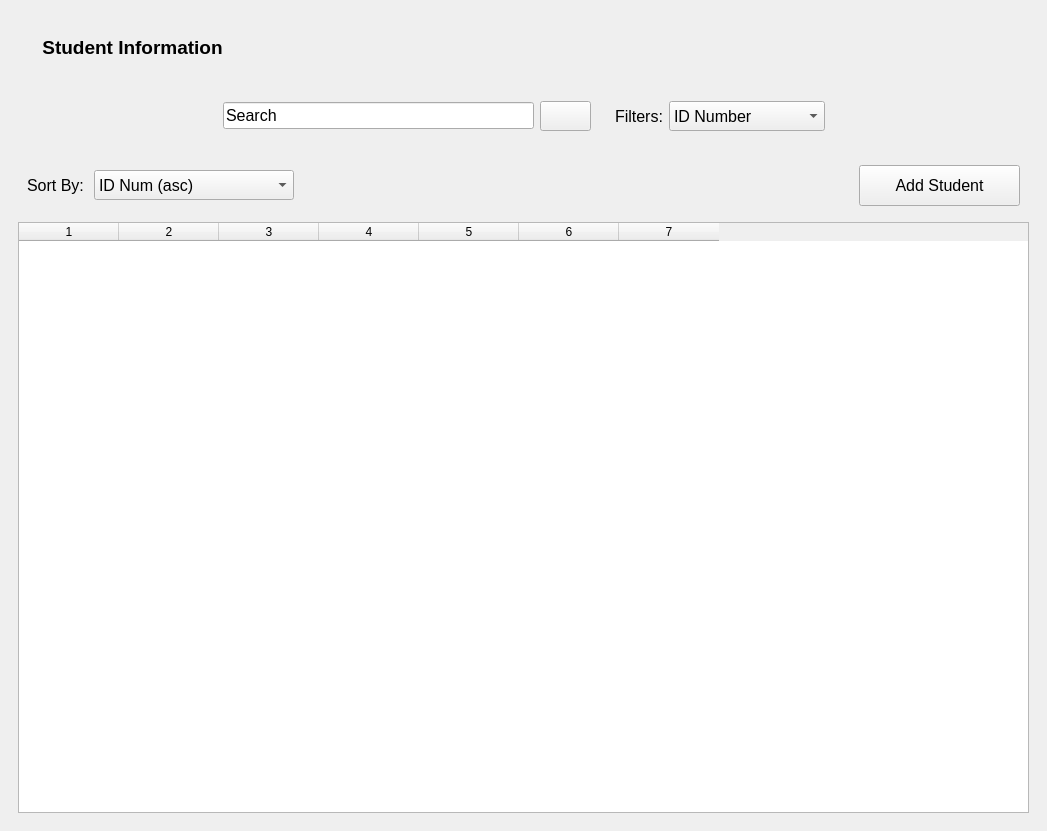
<?xml version="1.0" encoding="UTF-8"?>
<ui version="4.0">
 <class>MainWindow</class>
 <widget class="QMainWindow" name="MainWindow">
  <property name="geometry">
   <rect>
    <x>0</x>
    <y>0</y>
    <width>1047</width>
    <height>831</height>
   </rect>
  </property>
  <property name="minimumSize">
   <size>
    <width>816</width>
    <height>831</height>
   </size>
  </property>
  <property name="windowTitle">
   <string>MainWindow</string>
  </property>
  <widget class="QWidget" name="centralwidget">
   <layout class="QVBoxLayout" name="verticalLayout">
    <item>
     <widget class="QStackedWidget" name="stackedWidget">
      <property name="frameShape">
       <enum>QFrame::NoFrame</enum>
      </property>
      <property name="currentIndex">
       <number>0</number>
      </property>
      <widget class="QWidget" name="page">
       <layout class="QVBoxLayout" name="verticalLayout_4">
        <item>
         <widget class="QWidget" name="widget_2" native="true">
          <layout class="QHBoxLayout" name="horizontalLayout_5">
           <item>
            <widget class="QLabel" name="student_label">
             <property name="minimumSize">
              <size>
               <width>211</width>
               <height>41</height>
              </size>
             </property>
             <property name="font">
              <font>
               <pointsize>14</pointsize>
               <weight>75</weight>
               <bold>true</bold>
              </font>
             </property>
             <property name="text">
              <string>Student Information</string>
             </property>
             <property name="alignment">
              <set>Qt::AlignCenter</set>
             </property>
            </widget>
           </item>
           <item>
            <spacer name="horizontalSpacer_4">
             <property name="orientation">
              <enum>Qt::Horizontal</enum>
             </property>
             <property name="sizeHint" stdset="0">
              <size>
               <width>743</width>
               <height>20</height>
              </size>
             </property>
            </spacer>
           </item>
          </layout>
         </widget>
        </item>
        <item>
         <widget class="QWidget" name="widget" native="true">
          <layout class="QHBoxLayout" name="horizontalLayout_14">
           <item>
            <spacer name="horizontalSpacer">
             <property name="orientation">
              <enum>Qt::Horizontal</enum>
             </property>
             <property name="sizeHint" stdset="0">
              <size>
               <width>80</width>
               <height>20</height>
              </size>
             </property>
            </spacer>
           </item>
           <item>
            <widget class="QWidget" name="widget_3" native="true">
             <layout class="QHBoxLayout" name="horizontalLayout_2">
              <item>
               <widget class="QLineEdit" name="student_search_input">
                <property name="minimumSize">
                 <size>
                  <width>311</width>
                  <height>27</height>
                 </size>
                </property>
                <property name="font">
                 <font>
                  <pointsize>12</pointsize>
                 </font>
                </property>
                <property name="text">
                 <string>Search</string>
                </property>
               </widget>
              </item>
              <item>
               <widget class="QPushButton" name="student_search_button">
                <property name="minimumSize">
                 <size>
                  <width>49</width>
                  <height>30</height>
                 </size>
                </property>
                <property name="font">
                 <font>
                  <pointsize>12</pointsize>
                 </font>
                </property>
                <property name="text">
                 <string/>
                </property>
               </widget>
              </item>
             </layout>
            </widget>
           </item>
           <item>
            <widget class="QWidget" name="widget_4" native="true">
             <layout class="QHBoxLayout" name="horizontalLayout_6">
              <item>
               <widget class="QLabel" name="student_filter_label">
                <property name="font">
                 <font>
                  <pointsize>12</pointsize>
                  <weight>50</weight>
                  <bold>false</bold>
                 </font>
                </property>
                <property name="text">
                 <string>Filters:</string>
                </property>
               </widget>
              </item>
              <item>
               <widget class="QComboBox" name="student_filter_comboBox">
                <property name="minimumSize">
                 <size>
                  <width>156</width>
                  <height>30</height>
                 </size>
                </property>
                <property name="font">
                 <font>
                  <pointsize>12</pointsize>
                 </font>
                </property>
                <item>
                 <property name="text">
                  <string>ID Number</string>
                 </property>
                </item>
                <item>
                 <property name="text">
                  <string>Program Code</string>
                 </property>
                </item>
                <item>
                 <property name="text">
                  <string>First Name</string>
                 </property>
                </item>
                <item>
                 <property name="text">
                  <string>Last Name</string>
                 </property>
                </item>
                <item>
                 <property name="text">
                  <string>Gender</string>
                 </property>
                </item>
                <item>
                 <property name="text">
                  <string>Year Level</string>
                 </property>
                </item>
               </widget>
              </item>
             </layout>
            </widget>
           </item>
           <item>
            <spacer name="horizontalSpacer_2">
             <property name="orientation">
              <enum>Qt::Horizontal</enum>
             </property>
             <property name="sizeHint" stdset="0">
              <size>
               <width>80</width>
               <height>20</height>
              </size>
             </property>
            </spacer>
           </item>
          </layout>
         </widget>
        </item>
        <item>
         <widget class="QWidget" name="widget_5" native="true">
          <property name="minimumSize">
           <size>
            <width>291</width>
            <height>61</height>
           </size>
          </property>
          <layout class="QHBoxLayout" name="horizontalLayout">
           <item>
            <widget class="QLabel" name="student_sort_by_label">
             <property name="minimumSize">
              <size>
               <width>61</width>
               <height>41</height>
              </size>
             </property>
             <property name="font">
              <font>
               <pointsize>12</pointsize>
              </font>
             </property>
             <property name="text">
              <string>Sort By:</string>
             </property>
            </widget>
           </item>
           <item>
            <widget class="QComboBox" name="student_sort_by_comboBox">
             <property name="minimumSize">
              <size>
               <width>200</width>
               <height>30</height>
              </size>
             </property>
             <property name="font">
              <font>
               <pointsize>12</pointsize>
              </font>
             </property>
             <item>
              <property name="text">
               <string>ID Num (asc)</string>
              </property>
             </item>
             <item>
              <property name="text">
               <string>ID Num (desc)</string>
              </property>
             </item>
             <item>
              <property name="text">
               <string>Program Code (asc)</string>
              </property>
             </item>
             <item>
              <property name="text">
               <string>Program Code (desc)</string>
              </property>
             </item>
             <item>
              <property name="text">
               <string>Year Level (asc)</string>
              </property>
             </item>
             <item>
              <property name="text">
               <string>Year Level (desc)</string>
              </property>
             </item>
             <item>
              <property name="text">
               <string>First Name (A-Z)</string>
              </property>
             </item>
             <item>
              <property name="text">
               <string>First Name (Z-A)</string>
              </property>
             </item>
             <item>
              <property name="text">
               <string>Last Name (A-Z)</string>
              </property>
             </item>
             <item>
              <property name="text">
               <string>Gender</string>
              </property>
             </item>
            </widget>
           </item>
           <item>
            <spacer name="horizontalSpacer_3">
             <property name="orientation">
              <enum>Qt::Horizontal</enum>
             </property>
             <property name="sizeHint" stdset="0">
              <size>
               <width>317</width>
               <height>20</height>
              </size>
             </property>
            </spacer>
           </item>
           <item>
            <widget class="QPushButton" name="add_student_button">
             <property name="minimumSize">
              <size>
               <width>161</width>
               <height>41</height>
              </size>
             </property>
             <property name="font">
              <font>
               <pointsize>12</pointsize>
               <weight>50</weight>
               <bold>false</bold>
              </font>
             </property>
             <property name="layoutDirection">
              <enum>Qt::LeftToRight</enum>
             </property>
             <property name="autoFillBackground">
              <bool>false</bool>
             </property>
             <property name="text">
              <string>Add Student</string>
             </property>
            </widget>
           </item>
          </layout>
         </widget>
        </item>
        <item>
         <widget class="QTableWidget" name="student_table">
          <property name="columnCount">
           <number>7</number>
          </property>
          <attribute name="horizontalHeaderShowSortIndicator" stdset="0">
           <bool>false</bool>
          </attribute>
          <column/>
          <column/>
          <column/>
          <column/>
          <column/>
          <column/>
          <column/>
         </widget>
        </item>
       </layout>
      </widget>
      <widget class="QWidget" name="page_2">
       <layout class="QVBoxLayout" name="verticalLayout_2">
        <item>
         <widget class="QWidget" name="widget_14" native="true">
          <layout class="QHBoxLayout" name="horizontalLayout_10">
           <item>
            <widget class="QLabel" name="program_label">
             <property name="minimumSize">
              <size>
               <width>211</width>
               <height>41</height>
              </size>
             </property>
             <property name="font">
              <font>
               <pointsize>14</pointsize>
               <weight>75</weight>
               <bold>true</bold>
              </font>
             </property>
             <property name="text">
              <string>Program Information</string>
             </property>
             <property name="alignment">
              <set>Qt::AlignCenter</set>
             </property>
            </widget>
           </item>
           <item>
            <spacer name="horizontalSpacer_10">
             <property name="orientation">
              <enum>Qt::Horizontal</enum>
             </property>
             <property name="sizeHint" stdset="0">
              <size>
               <width>737</width>
               <height>20</height>
              </size>
             </property>
            </spacer>
           </item>
          </layout>
         </widget>
        </item>
        <item>
         <widget class="QWidget" name="widget_6" native="true">
          <layout class="QHBoxLayout" name="horizontalLayout_15">
           <item>
            <spacer name="horizontalSpacer_5">
             <property name="orientation">
              <enum>Qt::Horizontal</enum>
             </property>
             <property name="sizeHint" stdset="0">
              <size>
               <width>80</width>
               <height>20</height>
              </size>
             </property>
            </spacer>
           </item>
           <item>
            <widget class="QWidget" name="widget_7" native="true">
             <layout class="QHBoxLayout" name="horizontalLayout_4">
              <item>
               <widget class="QLineEdit" name="program_search_input">
                <property name="minimumSize">
                 <size>
                  <width>311</width>
                  <height>27</height>
                 </size>
                </property>
                <property name="font">
                 <font>
                  <pointsize>12</pointsize>
                 </font>
                </property>
                <property name="text">
                 <string>Search</string>
                </property>
               </widget>
              </item>
              <item>
               <widget class="QPushButton" name="program_search_button">
                <property name="minimumSize">
                 <size>
                  <width>49</width>
                  <height>30</height>
                 </size>
                </property>
                <property name="font">
                 <font>
                  <pointsize>12</pointsize>
                 </font>
                </property>
                <property name="text">
                 <string/>
                </property>
               </widget>
              </item>
             </layout>
            </widget>
           </item>
           <item>
            <widget class="QWidget" name="widget_8" native="true">
             <layout class="QHBoxLayout" name="horizontalLayout_8">
              <item>
               <widget class="QLabel" name="program_filter_label">
                <property name="font">
                 <font>
                  <pointsize>12</pointsize>
                  <weight>50</weight>
                  <bold>false</bold>
                 </font>
                </property>
                <property name="text">
                 <string>Filters:</string>
                </property>
               </widget>
              </item>
              <item>
               <widget class="QComboBox" name="program_filter_comboBox">
                <property name="minimumSize">
                 <size>
                  <width>160</width>
                  <height>30</height>
                 </size>
                </property>
                <property name="font">
                 <font>
                  <pointsize>12</pointsize>
                 </font>
                </property>
                <item>
                 <property name="text">
                  <string>Program Code</string>
                 </property>
                </item>
                <item>
                 <property name="text">
                  <string>Program Name</string>
                 </property>
                </item>
                <item>
                 <property name="text">
                  <string>College Code</string>
                 </property>
                </item>
               </widget>
              </item>
             </layout>
            </widget>
           </item>
           <item>
            <spacer name="horizontalSpacer_6">
             <property name="orientation">
              <enum>Qt::Horizontal</enum>
             </property>
             <property name="sizeHint" stdset="0">
              <size>
               <width>80</width>
               <height>20</height>
              </size>
             </property>
            </spacer>
           </item>
          </layout>
         </widget>
        </item>
        <item>
         <widget class="QWidget" name="widget_12" native="true">
          <layout class="QHBoxLayout" name="horizontalLayout_11">
           <item>
            <widget class="QLabel" name="program_sort_label">
             <property name="minimumSize">
              <size>
               <width>61</width>
               <height>41</height>
              </size>
             </property>
             <property name="font">
              <font>
               <pointsize>12</pointsize>
              </font>
             </property>
             <property name="text">
              <string>Sort By:</string>
             </property>
            </widget>
           </item>
           <item>
            <widget class="QComboBox" name="program_sort_by_comboBox">
             <property name="minimumSize">
              <size>
               <width>200</width>
               <height>30</height>
              </size>
             </property>
             <property name="font">
              <font>
               <pointsize>12</pointsize>
              </font>
             </property>
             <item>
              <property name="text">
               <string>Program Code (A-Z)</string>
              </property>
             </item>
             <item>
              <property name="text">
               <string>Program Code (Z-A)</string>
              </property>
             </item>
             <item>
              <property name="text">
               <string>Program Name (A-Z)</string>
              </property>
             </item>
             <item>
              <property name="text">
               <string>Program Name (Z-A)</string>
              </property>
             </item>
             <item>
              <property name="text">
               <string>College Code (A-Z)</string>
              </property>
             </item>
             <item>
              <property name="text">
               <string>College Code (Z-A)</string>
              </property>
             </item>
            </widget>
           </item>
           <item>
            <spacer name="horizontalSpacer_9">
             <property name="orientation">
              <enum>Qt::Horizontal</enum>
             </property>
             <property name="sizeHint" stdset="0">
              <size>
               <width>525</width>
               <height>20</height>
              </size>
             </property>
            </spacer>
           </item>
           <item>
            <widget class="QPushButton" name="add_program_button">
             <property name="minimumSize">
              <size>
               <width>161</width>
               <height>41</height>
              </size>
             </property>
             <property name="font">
              <font>
               <pointsize>12</pointsize>
               <weight>50</weight>
               <bold>false</bold>
              </font>
             </property>
             <property name="layoutDirection">
              <enum>Qt::LeftToRight</enum>
             </property>
             <property name="autoFillBackground">
              <bool>false</bool>
             </property>
             <property name="text">
              <string>Add Program</string>
             </property>
            </widget>
           </item>
          </layout>
         </widget>
        </item>
        <item>
         <widget class="QTableWidget" name="program_table">
          <property name="columnCount">
           <number>4</number>
          </property>
          <column/>
          <column/>
          <column/>
          <column/>
         </widget>
        </item>
       </layout>
      </widget>
      <widget class="QWidget" name="page_3">
       <layout class="QVBoxLayout" name="verticalLayout_3">
        <item>
         <widget class="QWidget" name="widget_13" native="true">
          <layout class="QHBoxLayout" name="horizontalLayout_3">
           <item>
            <widget class="QLabel" name="college_label">
             <property name="minimumSize">
              <size>
               <width>211</width>
               <height>41</height>
              </size>
             </property>
             <property name="font">
              <font>
               <pointsize>14</pointsize>
               <weight>75</weight>
               <bold>true</bold>
              </font>
             </property>
             <property name="text">
              <string>College Information</string>
             </property>
             <property name="alignment">
              <set>Qt::AlignCenter</set>
             </property>
            </widget>
           </item>
           <item>
            <spacer name="horizontalSpacer_11">
             <property name="orientation">
              <enum>Qt::Horizontal</enum>
             </property>
             <property name="sizeHint" stdset="0">
              <size>
               <width>40</width>
               <height>20</height>
              </size>
             </property>
            </spacer>
           </item>
          </layout>
         </widget>
        </item>
        <item>
         <widget class="QWidget" name="widget_9" native="true">
          <layout class="QHBoxLayout" name="horizontalLayout_12">
           <item>
            <spacer name="horizontalSpacer_7">
             <property name="orientation">
              <enum>Qt::Horizontal</enum>
             </property>
             <property name="sizeHint" stdset="0">
              <size>
               <width>80</width>
               <height>20</height>
              </size>
             </property>
            </spacer>
           </item>
           <item>
            <widget class="QWidget" name="widget_10" native="true">
             <layout class="QHBoxLayout" name="horizontalLayout_7">
              <item>
               <widget class="QLineEdit" name="college_search_input">
                <property name="minimumSize">
                 <size>
                  <width>311</width>
                  <height>27</height>
                 </size>
                </property>
                <property name="font">
                 <font>
                  <pointsize>12</pointsize>
                 </font>
                </property>
                <property name="text">
                 <string>Search</string>
                </property>
               </widget>
              </item>
              <item>
               <widget class="QPushButton" name="college_search_button">
                <property name="minimumSize">
                 <size>
                  <width>49</width>
                  <height>30</height>
                 </size>
                </property>
                <property name="font">
                 <font>
                  <pointsize>12</pointsize>
                 </font>
                </property>
                <property name="text">
                 <string/>
                </property>
               </widget>
              </item>
             </layout>
            </widget>
           </item>
           <item>
            <widget class="QWidget" name="widget_11" native="true">
             <layout class="QHBoxLayout" name="horizontalLayout_9">
              <item>
               <widget class="QLabel" name="college_filter_label">
                <property name="font">
                 <font>
                  <pointsize>12</pointsize>
                  <weight>50</weight>
                  <bold>false</bold>
                 </font>
                </property>
                <property name="text">
                 <string>Filters:</string>
                </property>
               </widget>
              </item>
              <item>
               <widget class="QComboBox" name="college_filter_comboBox">
                <property name="minimumSize">
                 <size>
                  <width>141</width>
                  <height>27</height>
                 </size>
                </property>
                <property name="font">
                 <font>
                  <pointsize>12</pointsize>
                 </font>
                </property>
                <item>
                 <property name="text">
                  <string>College Code</string>
                 </property>
                </item>
                <item>
                 <property name="text">
                  <string>College Name</string>
                 </property>
                </item>
               </widget>
              </item>
             </layout>
            </widget>
           </item>
           <item>
            <spacer name="horizontalSpacer_8">
             <property name="orientation">
              <enum>Qt::Horizontal</enum>
             </property>
             <property name="sizeHint" stdset="0">
              <size>
               <width>80</width>
               <height>20</height>
              </size>
             </property>
            </spacer>
           </item>
          </layout>
         </widget>
        </item>
        <item>
         <widget class="QWidget" name="widget_15" native="true">
          <layout class="QHBoxLayout" name="horizontalLayout_13">
           <item>
            <widget class="QLabel" name="college_sort_by_label">
             <property name="minimumSize">
              <size>
               <width>61</width>
               <height>41</height>
              </size>
             </property>
             <property name="font">
              <font>
               <pointsize>12</pointsize>
              </font>
             </property>
             <property name="text">
              <string>Sort By:</string>
             </property>
            </widget>
           </item>
           <item>
            <widget class="QComboBox" name="college_sort_by_comboBox">
             <property name="minimumSize">
              <size>
               <width>200</width>
               <height>30</height>
              </size>
             </property>
             <property name="font">
              <font>
               <pointsize>12</pointsize>
              </font>
             </property>
             <item>
              <property name="text">
               <string>College Code (A-Z)</string>
              </property>
             </item>
             <item>
              <property name="text">
               <string>College Code (Z-A)</string>
              </property>
             </item>
             <item>
              <property name="text">
               <string>College Name (A-Z)</string>
              </property>
             </item>
             <item>
              <property name="text">
               <string>College Name (Z-A)</string>
              </property>
             </item>
            </widget>
           </item>
           <item>
            <spacer name="horizontalSpacer_12">
             <property name="orientation">
              <enum>Qt::Horizontal</enum>
             </property>
             <property name="sizeHint" stdset="0">
              <size>
               <width>275</width>
               <height>20</height>
              </size>
             </property>
            </spacer>
           </item>
           <item>
            <widget class="QPushButton" name="add_college_button">
             <property name="minimumSize">
              <size>
               <width>161</width>
               <height>41</height>
              </size>
             </property>
             <property name="font">
              <font>
               <pointsize>12</pointsize>
               <weight>50</weight>
               <bold>false</bold>
              </font>
             </property>
             <property name="layoutDirection">
              <enum>Qt::LeftToRight</enum>
             </property>
             <property name="autoFillBackground">
              <bool>false</bool>
             </property>
             <property name="text">
              <string>Add College</string>
             </property>
            </widget>
           </item>
          </layout>
         </widget>
        </item>
        <item>
         <widget class="QTableWidget" name="college_table">
          <property name="columnCount">
           <number>3</number>
          </property>
          <column/>
          <column/>
          <column/>
         </widget>
        </item>
       </layout>
      </widget>
     </widget>
    </item>
   </layout>
  </widget>
 </widget>
 <resources/>
 <connections/>
</ui>
